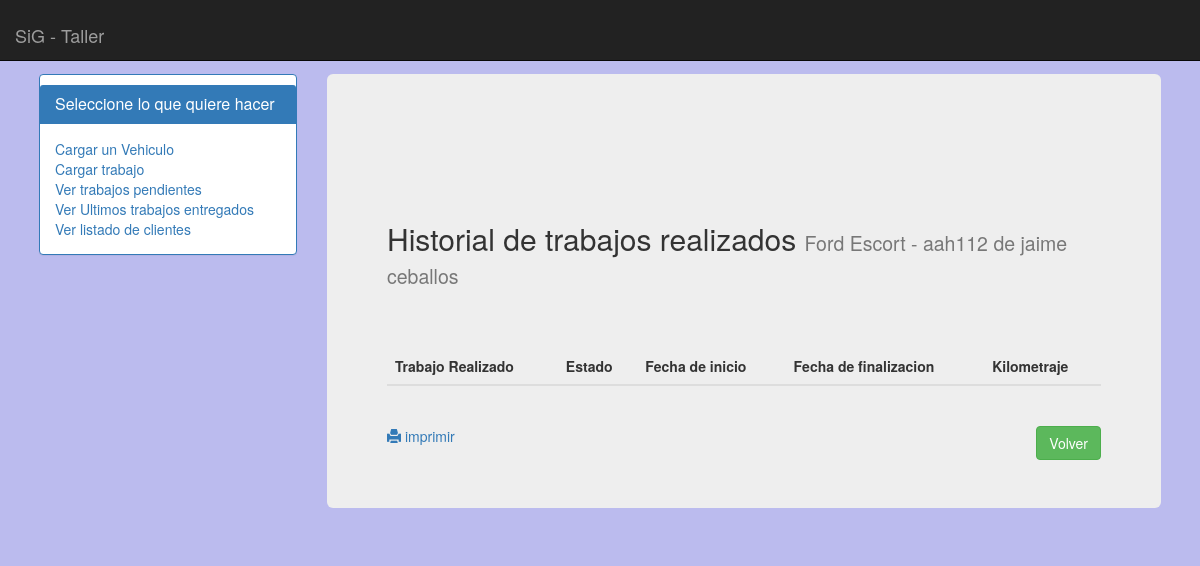
The page /gestion/ver_trabajos_vehiculo/1/ on the database as committed earlier.
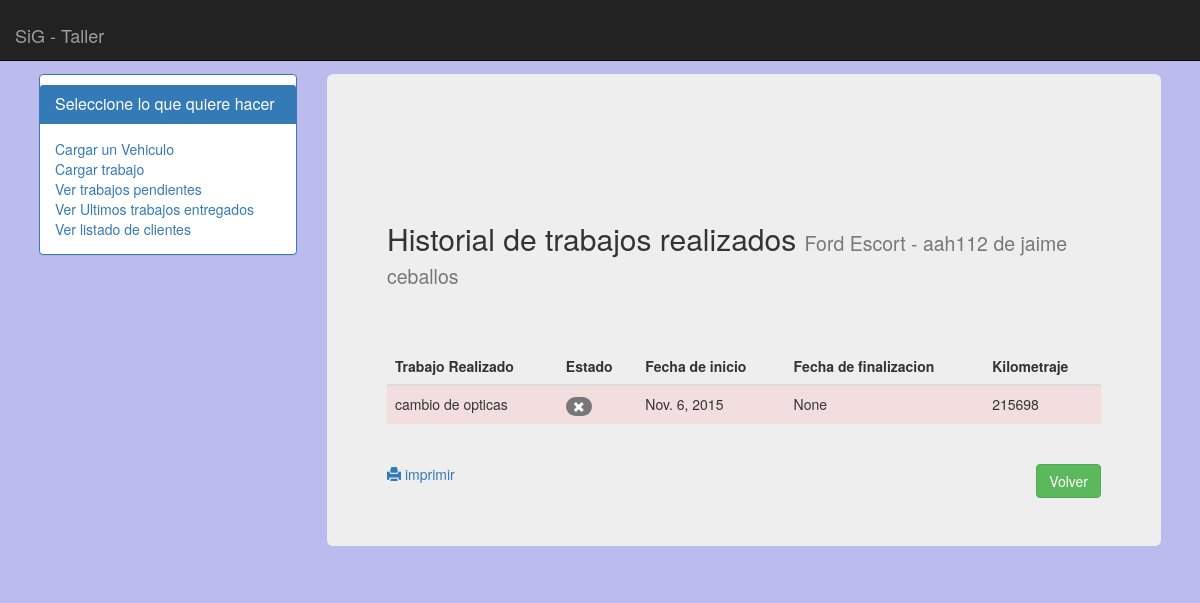
The same page on the database as committed later.
### apps/gestion/models.py (models this page shows, shortened)
class Trabajo(models.Model):
	vehiculo 			= models.ForeignKey(Vehiculo,related_name='trabajos_realizados')
	fecha_ingreso 		= models.DateField(null=True)
	fecha_entrega		= models.DateField(null=True)
	km_ingreso			= models.IntegerField(null=True)
	descripcion			= models.CharField(max_length=250,null=True)
	estado 				= models.IntegerField()
	precio 				= models.DecimalField(max_digits=10,decimal_places=2,null=True)

### apps/gestion/views.py (the view)
# urls.py: url(r'^ver_trabajos_vehiculo/(?P<id>[0-9]+)/$',ver_trabajos_vehiculo,name='ver_trabajos_vehiculo'),
def ver_trabajos_vehiculo(request,id):
	vehiculo = Vehiculo.objects.get(id=id)
	trabajos = vehiculo.trabajos_realizados.all()
	cliente  =  vehiculo.pertenece_a.all().filter(fecha_hasta__isnull=True)[0].cliente
	values = {
		'vehiculo' : vehiculo,
		'trabajos' : trabajos,
		'cliente'  : cliente,
	}
	return render_to_response('gestion/ver_trabajos_vehiculo.html',values,context_instance=RequestContext(request))

### templates/gestion/ver_trabajos_vehiculo.html
{% extends 'index.html' %}
{% block cuerpo %}
<div class="container-fluid">
	<div class="row">
		<div class="col-md-12">
			<div class="page-header">
				<h2>
					Historial de trabajos realizados <small>{{ vehiculo.modelo_marca }} - {{ vehiculo.patente }} de {{ cliente.nombre }}</small>
				</h2>
			</div>
		</div>
	</div>
	<div class="row">
		<div class="col-md-12">
			<table class="table" id="tbl_job-history">
				<thead>
					<tr>
						<th>
							Trabajo Realizado
						</th>
						<th>
							Estado
						</th>
						<th>
							Fecha de inicio
						</th>
						<th>
							Fecha de finalizacion
						</th>
						<th>
							Kilometraje
						</th>
					</tr>
				</thead>
				<tbody>
					{% for trabajo in trabajos %}
					<tr class="{% if trabajo.estado == 2 %} success {% else %} danger {% endif %}">
						<td>
							{{  trabajo.descripcion }}
						</td>
						<td>
							{% if trabajo.estado == 2 %} <span class="badge btn-success"><i class="glyphicon glyphicon-ok"></i></span> {% else %} <span class="badge btn-danger"><i class="glyphicon glyphicon-remove"></i></span> {% endif %}
						</td>
						<td>
							{{ trabajo.fecha_ingreso }}
						</td>
						<td>
							{{ trabajo.fecha_entrega }}
						</td>
						<td>
							{{ trabajo.km_ingreso }}
						</td>
					</tr>
					{% endfor %}
				</tbody>
			</table>
		</div>
	</div>
	<div class="row">
		<div class="col-md-12">
			<a href="{% url 'imprimir_historia' vehiculo.id %}"> <i class="glyphicon glyphicon-print"></i> imprimir </a>
			<a href="{% url 'ver_vehiculos_cliente' cliente.id %}" class="btn btn-success pull-right">Volver</a>
		</div>
	</div>
</div>
{% endblock cuerpo %}

Rows that differ between the two databases and show on the page:
added Trabajo: descripcion "cambio de opticas", estado 1 (drawn), fecha_ingreso "Nov. 6, 2015", fecha_entrega "None", km_ingreso "215698"
